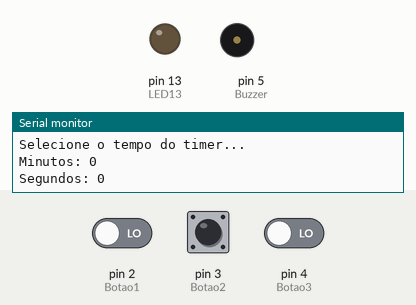
A sketch run on a simulated Arduino Uno, built with avr-gcc and run on an emulated ATmega328P. Parts: output pins drawn as LEDs (lit = HIGH), buzzer (waves = sounding), the last lines printed to the serial monitor. Inputs (shaded band) come from the test bench; at power-on: pin 2 (Botao1) LOW, pin 4 (Botao3) LOW, pin 3 (Botao2) LOW.

Above: at 1.2 s.
1.3 s: pin 2 (Botao1) driven HIGH and pin 4 (Botao3) driven HIGH
At 3.67 s:
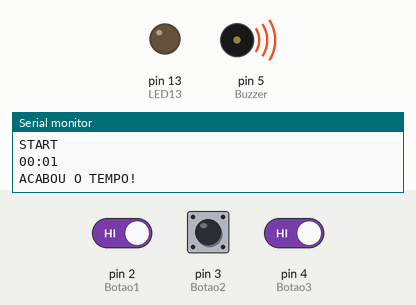
4.3 s: pin 3 (Botao2) pulled HIGH for 1 s
At 4.72 s:
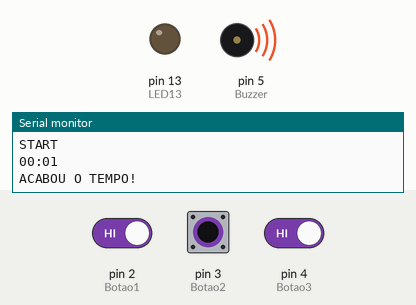
Timing chart, 0 to 7.3 s (numbered marks = the images above; inputs shaded):
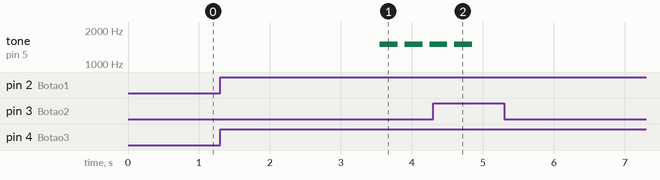

Measured:
- after the input at 1.3 s, tone on pin 5 (Buzzer): alternates 1500 Hz for 0.25 s and silent for 0.10 s, starting after 2.3 s
- after the input at 4.3 s, tone on pin 5 (Buzzer): goes on until 4.9 s, then stays silent

The sketch:

Timer_Botao.ino
```cpp
int segundo = 0;
int minuto = 0;
const int LED13 = 13;
const int Buzzer = 5;
const int Botao1 = 2;
const int Botao2 = 3;
const int Botao3 = 4;
int EstadoBotao1 = 0;
int EstadoBotao2 = 0;
int EstadoBotao3 = 0;
void setup(){
 pinMode(Botao1, INPUT);
 pinMode(Botao2, INPUT);
 pinMode(Botao3, INPUT);
 pinMode(LED13,OUTPUT);
 pinMode(Buzzer,OUTPUT);
 Serial.begin(9600);
 Serial.println("Selecione o tempo do timer...");
 Serial.println("Minutos: 0");
 Serial.println("Segundos: 0");
}
void loop(){
 EstadoBotao1 = digitalRead(Botao1);
 if (EstadoBotao1 == HIGH){
 delay(250);
 if (EstadoBotao1 == HIGH){
 segundo++;
 if(segundo>=60){
 segundo=0;
 }
 Serial.print("Segundos: ");
 Serial.println(segundo);
 }
 }
 EstadoBotao2 = digitalRead(Botao2);
 if (EstadoBotao2 == HIGH){
 delay(250);
 if (EstadoBotao2 == HIGH){
 minuto++;
 if(minuto>=60){
 minuto=0;
 }
 Serial.print("Minutos: ");
 Serial.println(minuto);
 }
 }
 EstadoBotao3 = digitalRead(Botao3);
 if (EstadoBotao3 == HIGH){
 if((minuto==0) && (segundo==0)){
 //nao faz nada
 }
 else{
 Serial.println("START");
 delay(1000);
 if(segundo==0){
 minuto--;
 segundo=59;
 }
 for(int y = 0; y<segundo; y--){
 if(minuto<10){
 Serial.print("0");
 Serial.print(minuto);
 Serial.print(":");
 }
 else{
 Serial.print(minuto);
 Serial.print(":");
 }
 if(segundo<10){
 Serial.print("0");
 Serial.println(segundo);
 }
 else{
 Serial.println(segundo);
 }
 segundo--;
 if(segundo<0){
 minuto--;
 segundo=59;
 }
 delay(1000); //base de tempo de 1 segundo
 //para deixar timer mais rápido, diminuir aqui
 if((segundo<=0) && (minuto<=0)) {
 Serial.println("ACABOU O TEMPO!");
 tone(Buzzer,1500);
 delay(250);
 noTone(Buzzer);
 delay(100);
 tone(Buzzer,1500);
 delay(250);
 noTone(Buzzer);
 delay(100);
 tone(Buzzer,1500);
 delay(250);
 noTone(Buzzer);
 delay(100);
 tone(Buzzer,1500);
 delay(250);
 noTone(Buzzer);
 delay(100);
 break; //sai do loop for
 }
 }
 Serial.println("Selecione o tempo do timer...");
 }
 }
}
```
